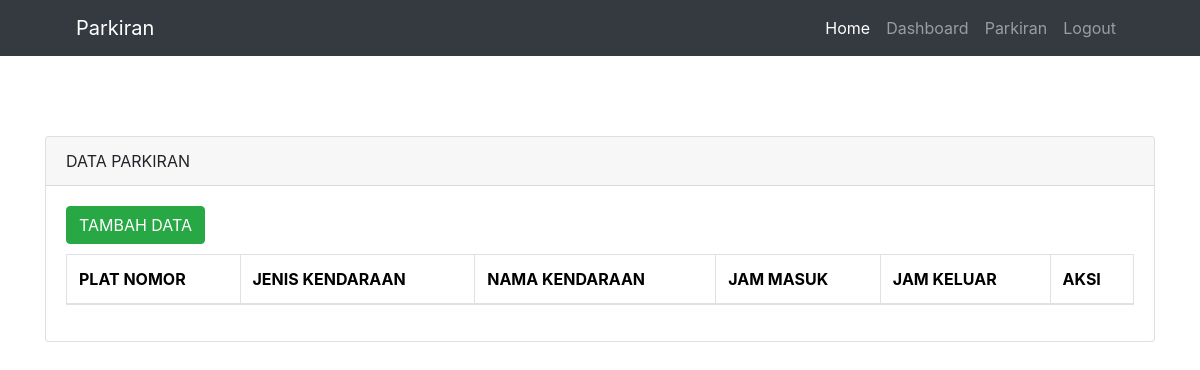
Before: / with the older database file.
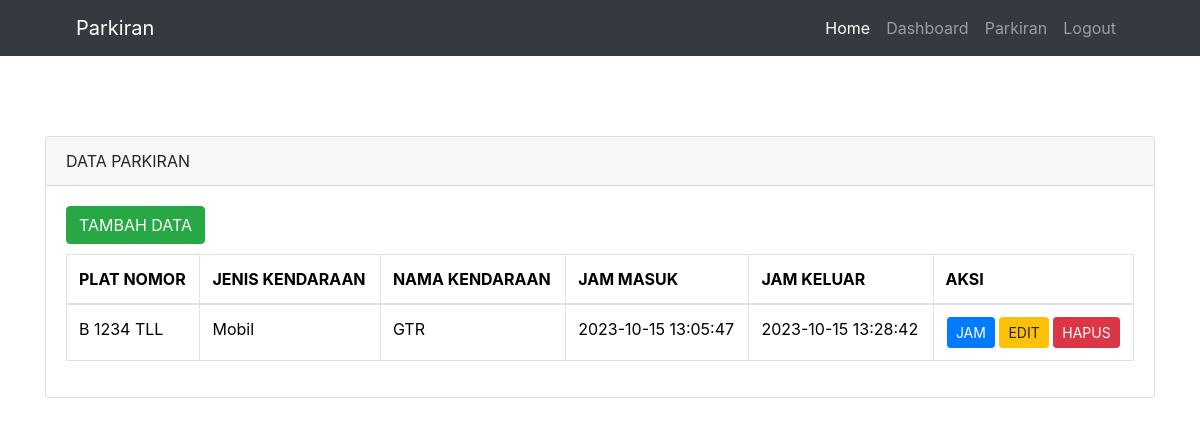
After: the same page with the newer database file.
### tables this page shows
CREATE TABLE `kendaraan` (
  `id` int(11) NOT NULL,
  `plat_nomor` varchar(11) NOT NULL,
  `jenis_kendaraan` varchar(50) NOT NULL,
  `nama_kendaraan` varchar(30) NOT NULL,
  `jam_masuk` datetime NOT NULL,
  `jam_keluar` datetime NOT NULL
);

### index.php (the view, shortened to what this page needs)
<?php
include('includes/header.php');
include('includes/navbarlog.php');
?>
    <div class="container" style="margin-top: 80px">
      <div class="row">
        <div class="col-md-12">
          <div class="card">
            <div class="card-header">
              DATA PARKIRAN
            </div>
            <div class="card-body">
              <a href="tambah-parkir.php" class="btn btn-md btn-success" style="margin-bottom: 10px">TAMBAH DATA</a>
              <table class="table table-bordered" id="myTable">
                <thead>
                  <tr>
                    <th scope="col">PLAT NOMOR</th>
                    <th scope="col">JENIS KENDARAAN</th>
                    <th scope="col">NAMA KENDARAAN</th>
                    <th scope="col">JAM MASUK</th>
                    <th scope="col">JAM KELUAR</th>
                    <th scope="col">AKSI</th>
                  </tr>
                </thead>
                <tbody>
                  <?php
                      include('koneksi.php');
                      $query = mysqli_query($connection,"SELECT * FROM kendaraan");
                      while($row = mysqli_fetch_array($query)){
                  ?>
                  <tr>
                      <td><?php echo $row['plat_nomor'] ?></td>
                      <td><?php echo $row['jenis_kendaraan'] ?></td>
                      <td><?php echo $row['nama_kendaraan'] ?></td>
                      <td><?php echo $row['jam_masuk'] ?></td>
                      <td><?php echo $row['jam_keluar'] ?></td>
                      <td class="text-center">
                        <a href="update-parkir.php?id=<?php echo $row['id'] ?>" class="btn btn-sm btn-primary">JAM</a>
                        <a href="edit-parkir.php?id=<?php echo $row['id'] ?>" class="btn btn-sm btn-warning">EDIT</a>
                        <a href="hapus-parkir.php?id=<?php echo $row['id'] ?>" class="btn btn-sm btn-danger">HAPUS</a>
                      </td>
                  </tr>
                <?php } ?>
                </tbody>
              </table>
            </div>
          </div>
      </div>
    </div>
  </body>
</html>

### includes/header.php (shortened to what this page needs)
<!DOCTYPE html>
<html lang="en">
<head>
    <link rel="stylesheet" href="https://cdn.jsdelivr.net/npm/bootstrap@5.3.2/dist/css/bootstrap.min.css" rel="stylesheet">
    <link rel="stylesheet" href="//cdn.datatables.net/1.10.20/css/jquery.dataTables.min.css">
    <link rel="stylesheet" href="https://stackpath.bootstrapcdn.com/bootstrap/4.4.1/css/bootstrap.min.css">
</head>
<body>

### includes/navbarlog.php (shortened to what this page needs)
<div class="bg-dark">
<div class="container">
    <div class="row">
        <div class="col-md-12">
        <nav class="navbar navbar-expand-lg navbar-dark">
            <div class="container-fluid">
             <a class="navbar-brand" href="#">Parkiran</a>
            <div class="collapse navbar-collapse" id="navbarSupportedContent">
                <ul class="navbar-nav ms-auto mb-2 mb-lg-0">
                    <li class="nav-item">
                        <a class="nav-link active" href="home.php">Home</a>
                    </li>
                    <li class="nav-item">
                        <a class="nav-link" href="dashboard.php">Dashboard</a>
                    </li>
                    <li class="nav-item">
                        <a class="nav-link" href="index.php">Parkiran</a>
                    </li>
                    <li class="nav-item">
                        <a class="nav-link" href="logout.php">Logout</a>
                    </li>
                </ul>
            </div>
            </div>
          </nav>
        </div>
    </div>
</div>
</div>

Changed rows visible on the page:
added kendaraan: plat_nomor "B 1234 TLL", jenis_kendaraan "Mobil", nama_kendaraan "GTR", jam_masuk "2023-10-15 13:05:47", jam_keluar "2023-10-15 13:28:42"
